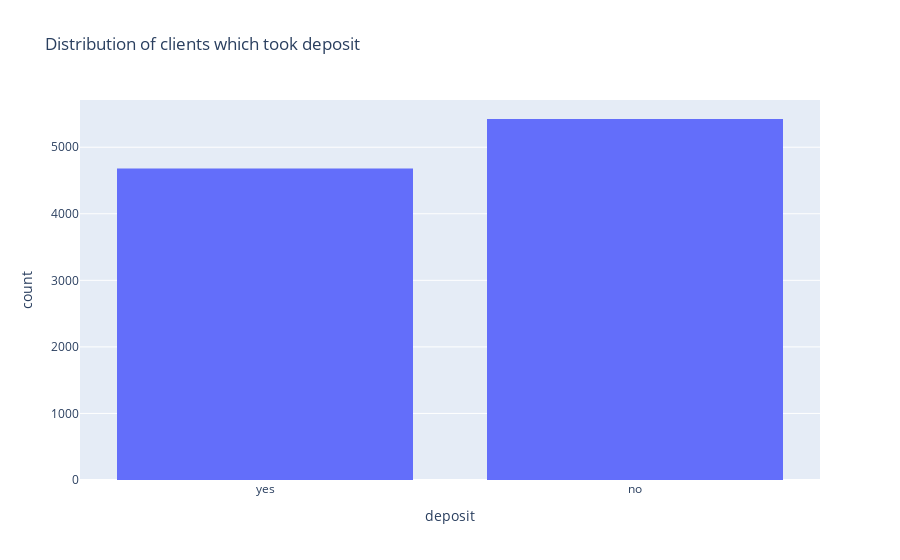

The code cell stored with this chart in its notebook:
### Markdown cell above
## Part 2. EDA

### Code cell
# check for balance of target feature
fig = px.histogram(
    data_frame=df_clean, 
    x = 'deposit', 
    title = 'Distribution of clients which took deposit'
)
fig.show()

### Figure 1 — Plotly figure (JSON) as saved in the notebook; plotly's stock layout.template omitted (floating-point values rounded to 4 significant figures; data arrays with more than 128 entries replaced by an {"elided": "..."} marker saying what was removed)
{"data": [{"alignmentgroup": "True", "bingroup": "x", "hovertemplate": "deposit=%{x}<br>count=%{y}<extra></extra>", "legendgroup": "", "marker": {"color": "#636efa", "pattern": {"shape": ""}}, "name": "", "offsetgroup": "", "orientation": "v", "showlegend": false, "type": "histogram", "x": {"elided": "10105 str values"}, "xaxis": "x", "yaxis": "y"}], "layout": {"barmode": "relative", "legend": {"tracegroupgap": 0}, "title": {"text": "Distribution of clients which took deposit"}, "xaxis": {"anchor": "y", "domain": [0, 1], "title": {"text": "deposit"}}, "yaxis": {"anchor": "x", "domain": [0, 1], "title": {"text": "count"}}}}
